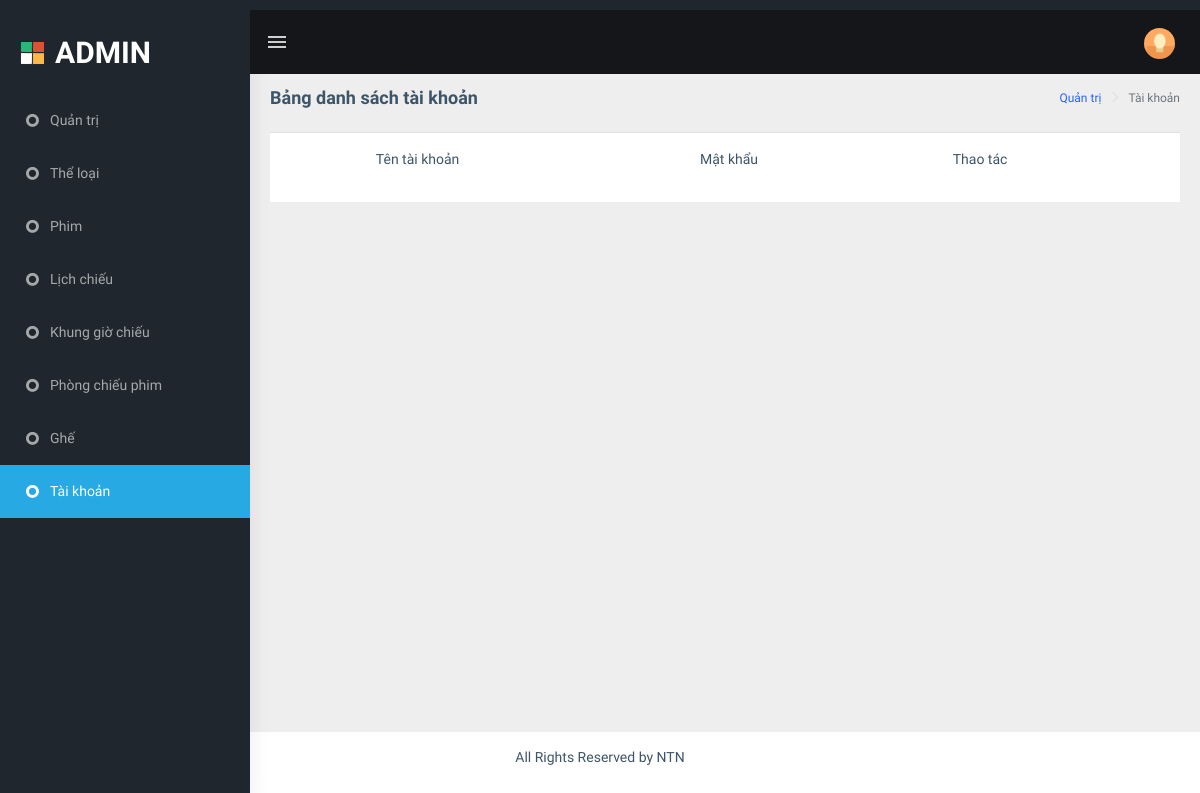
/admin/index.php?act=list_taikhoan, run on an earlier commit of the app's database.
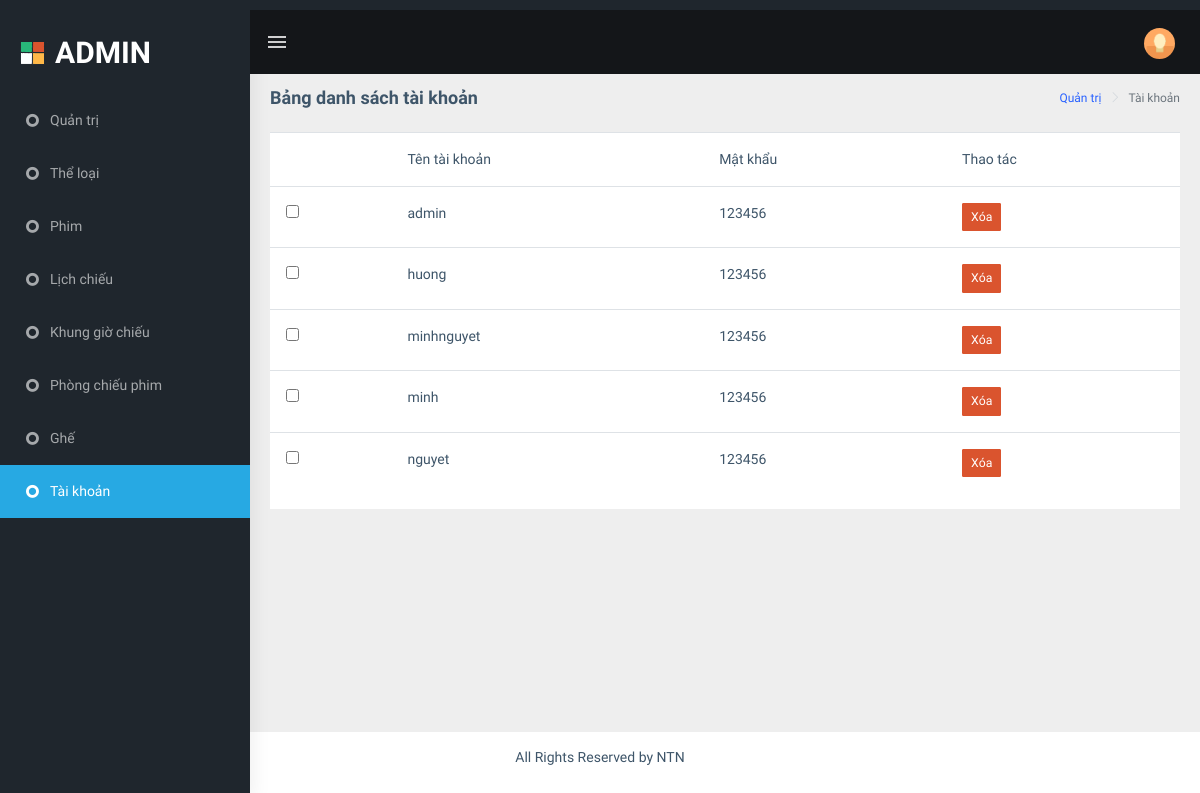
And on a later commit of the database.
### tables this page shows
CREATE TABLE `taikhoan` (
  `id` int(11) NOT NULL,
  `user` varchar(255) NOT NULL,
  `pass` varchar(255) NOT NULL,
  `email` varchar(255) NOT NULL,
  `dia_chi` varchar(255) NOT NULL,
  `sdt` int(15) NOT NULL,
  `vai_tro` int(2) NOT NULL
);

### admin/models/pdo.php (called while the page is built, shortened)
<?php
function pdo_get_connection(){
    $dburl = "mysql:host=localhost;dbname=duan11;charset=utf8";
    $username = 'root';
    $password = '';
    $conn = new PDO($dburl, $username, $password);
    $conn->setAttribute(PDO::ATTR_ERRMODE, PDO::ERRMODE_EXCEPTION);
    return $conn;
}
function pdo_query($sql){
    $sql_args = array_slice(func_get_args(), 1);
    try{
        $conn = pdo_get_connection();
        $stmt = $conn->prepare($sql);
        $stmt->execute($sql_args);
        $rows = $stmt->fetchAll();
        return $rows;
    }
    catch(PDOException $e){
        throw $e;
    }
    finally{
        unset($conn);
    }
}

### admin/models/taikhoan.php (called while the page is built, shortened)
<?php
        function loadall_taikhoan(){
            $sql="SELECT * FROM taikhoan order by id desc";
            $listtaikhoan = pdo_query($sql);
            return $listtaikhoan;
        }
?>

### admin/taikhoan/list.php (the view)
<div class="page-wrapper">
            <div class="page-breadcrumb">
                <div class="row">
                    <div class="col-12 d-flex no-block align-items-center">
                        <h4 class="page-title">Bảng danh sách tài khoản</h4>
                        <div class="ml-auto text-right">
                            <nav aria-label="breadcrumb">
                                <ol class="breadcrumb">
                                    <li class="breadcrumb-item"><a href="#">Quản trị</a></li>
                                    <li class="breadcrumb-item active" aria-current="page">Tài khoản</li>
                                </ol>
                            </nav>
                        </div>
                    </div>
                </div>
            </div>
            <div class="container-fluid">
                <div class="row">
                    <div class="col-12">
                        <div class="card">
                            <table class="table">
                            <tr>
                                <th></th>
                                <th>Tên tài khoản</th>
                                <th>Mật khẩu</th>
                                <th>Thao tác</th>
                            </tr>
                            <?php
                                foreach($listtaikhoan as $tk){
                                    extract($tk);
                                    $xoatk="index.php?act=xoatk&id=".$id;
                                    echo '<tr>
                                        <td><input type="checkbox" name="" id=""></td>
                                        <td>'.$user.'</td>
                                        <td>'.$pass.'</td>
                                        <td></a>
                                        <a onclick="'."return confirm('Bạn có muốn xóa?')".'" href="'.$xoatk.'"><input type="button" value="Xóa" class="btn btn-danger btn-sm"></a></td>
                                    </tr>
                                    ';
                                }
                            ?>
                            </table>
                        </div>
                    </div>
                    </div>
                </div>
            </div>

### admin/view/layout/header.php (shortened to what this page needs)
<!DOCTYPE html>
<html dir="ltr" lang="en">
<head>
    <link href="assets/libs/flot/css/float-chart.css" rel="stylesheet">
    <link href="dist/css/style.min.css" rel="stylesheet">
</head>
<body>
    <div id="main-wrapper">
        <header class="topbar" data-navbarbg="skin5">
            <nav class="navbar top-navbar navbar-expand-md navbar-dark">
                <div class="navbar-header" data-logobg="skin5">
                    <a class="navbar-brand" href="index.html">
                        <b class="logo-icon p-l-10 p-t-20">
                            <img src="assets/images/logo-icon.png" alt="homepage" class="light-logo" />
                        </b>
                        <span class="logo-text h2 text-white p-t-30">
                            ADMIN
                        </span>
                    </a>
                </div>
                <div class="navbar-collapse collapse" id="navbarSupportedContent" data-navbarbg="skin5">
                    <ul class="navbar-nav float-left mr-auto">
                        <li class="nav-item d-none d-md-block"><a class="nav-link sidebartoggler waves-effect waves-light" href="javascript:void(0)" data-sidebartype="mini-sidebar"><i class="mdi mdi-menu font-24"></i></a></li>
                        <li class="nav-item dropdown">
                            <a class="nav-link dropdown-toggle" href="#" id="navbarDropdown" role="button" data-toggle="dropdown" aria-haspopup="true" aria-expanded="false">
                            </a>
                        </li>
                    </ul>
                    <ul class="navbar-nav float-right">
                        <li class="nav-item dropdown">
                            <a class="nav-link dropdown-toggle text-muted waves-effect waves-dark pro-pic" href="" data-toggle="dropdown" aria-haspopup="true" aria-expanded="false"><img src="assets/images/users/1.jpg" alt="user" class="rounded-circle" width="31"></a>
                        </li>
                    </ul>
                </div>
            </nav>
        </header>
        <aside class="left-sidebar" data-sidebarbg="skin5">
            <div class="scroll-sidebar">
                <nav class="sidebar-nav">
                    <ul id="sidebarnav" class="p-t-30">
                        <li class="sidebar-item"> <a class="sidebar-link waves-effect waves-dark sidebar-link" href="index.php" aria-expanded="false"><i class="fas fa-genderless"></i><span class="hide-menu">Quản trị</span></a></li>
                        <li class="sidebar-item"> <a class="sidebar-link waves-effect waves-dark sidebar-link" href="index.php?act=list_theloai" aria-expanded="false"><i class="fas fa-genderless"></i><span class="hide-menu">Thể loại</span></a></li>
                        <li class="sidebar-item"> <a class="sidebar-link waves-effect waves-dark sidebar-link" href="index.php?act=list_phim" aria-expanded="false"><i class="fas fa-genderless"></i><span class="hide-menu">Phim</span></a></li>
                        <li class="sidebar-item"> <a class="sidebar-link waves-effect waves-dark sidebar-link" href="index.php?act=list_lichchieu" aria-expanded="false"><i class="fas fa-genderless"></i><span class="hide-menu">Lịch chiếu</span></a></li>
                        <li class="sidebar-item"> <a class="sidebar-link waves-effect waves-dark sidebar-link" href="index.php?act=list_khunggio" aria-expanded="false"><i class="fas fa-genderless"></i><span class="hide-menu">Khung giờ chiếu</span></a></li>
                        <li class="sidebar-item"> <a class="sidebar-link waves-effect waves-dark sidebar-link" href="index.php?act=list_phongchieu" aria-expanded="false"><i class="fas fa-genderless"></i><span class="hide-menu">Phòng chiếu phim</span></a></li>
                        <li class="sidebar-item"> <a class="sidebar-link waves-effect waves-dark sidebar-link" href="index.php?act=list_ghe" aria-expanded="false"><i class="fas fa-genderless"></i><span class="hide-menu">Ghế</span></a></li>
                        <li class="sidebar-item"> <a class="sidebar-link waves-effect waves-dark sidebar-link" href="index.php?act=list_taikhoan" aria-expanded="false"><i class="fas fa-genderless"></i><span class="hide-menu">Tài khoản</span></a></li>
                    </ul>
                </nav>
            </div>
        </aside>

### admin/index.php (shortened to what this page needs)
<?php
    include '../admin/view/layout/header.php';
    include "../admin/models/theloai.php";
    include "../admin/models/pdo.php";
    include "../admin/models/taikhoan.php";
    if(isset($_GET['act'])){
        $act=$_GET['act'];
        switch($act){
            case 'list_taikhoan':
                $listtaikhoan=loadall_taikhoan() ;
                include "../admin/taikhoan/list.php";
                break;
        }
    }else{
        include '../admin/view/layout/home.php';
    }
    include '../admin/view/layout/footer.php';
?>

### admin/view/layout/footer.php (shortened to what this page needs)
        </div>
        <footer class="footer text-center">
                All Rights Reserved by NTN
        </footer>
</body>
</html>

What changed in the data, as far as the page shows it:
added taikhoan: user "admin", pass "123456"
added taikhoan: user "huong", pass "123456"
added taikhoan: user "minhnguyet", pass "123456"
added taikhoan: user "minh", pass "123456"
added taikhoan: user "nguyet", pass "123456"
